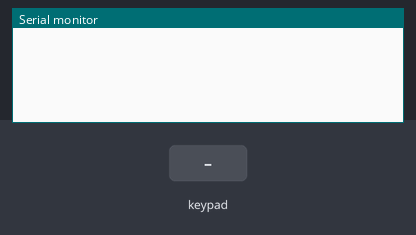
The sketch below on a simulated Arduino Uno, built with avr-gcc and run on an emulated ATmega328P. Shown: the last lines printed to the serial monitor. The inputs (shaded band) are chosen by the test bench.

Above: at 1.2 s.
1.3 s: key '1' pressed
At 2.1 s:
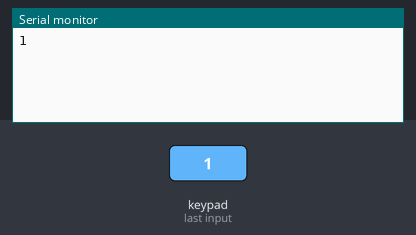
2.8 s: keypad keys 5 4 3 2 # pressed 0.4 s apart
At 5.6 s:
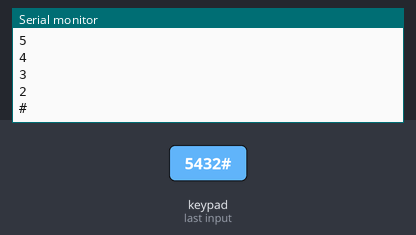
6.3 s: key 'A' pressed
At 7.3 s:
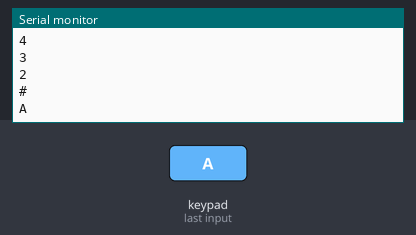
7.8 s: keypad keys 5 4 3 2 * pressed 0.4 s apart
At 10.7 s:
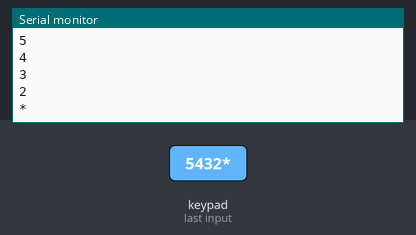
11.3 s: key 'B' pressed
At 12.1 s:
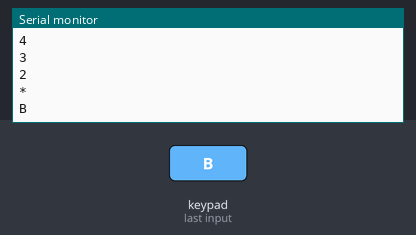
12.8 s: keypad keys 5 4 3 2 D pressed 0.4 s apart
At 15.6 s:
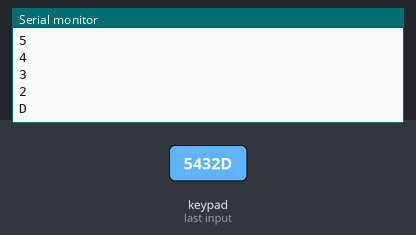
Timing chart, 0 to 17.1 s (numbered marks = the images above; inputs shaded):
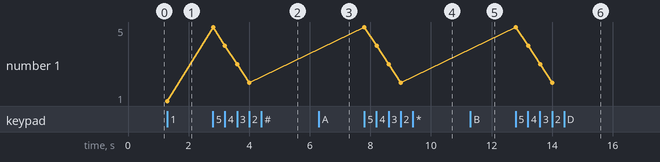

Measured:
- after the input at 1.3 s, the serial monitor: prints a new line at once (image 1)
- after the input at 2.8 s, the serial monitor: prints a new line at once (image 2)
- after the input at 6.3 s, the serial monitor: prints a new line at once (image 3)
- after the input at 7.8 s, the serial monitor: prints a new line at once (image 4)
- after the input at 11.3 s, the serial monitor: prints a new line at once (image 5)
- after the input at 12.8 s, the serial monitor: prints a new line at once (image 6)
- plotted number 1: 1 → 2 after the input at 2.8 s

The sketch:

sketch.ino
```cpp
#include <Keypad.h>

const byte ROWS = 4;
const byte COLS = 4;
char hexaKeys[ROWS][COLS] = {
{'1', '2', '3', 'A'},
{'4', '5', '6', 'B'},
{'7', '8', '9', 'C'},
{'*', '0', '#', 'D'} };
byte rowPins[ROWS] = {5, 4, 3, 2};
byte colPins[COLS] = {9, 8, 7, 6};
Keypad customKeypad = Keypad(makeKeymap(hexaKeys), rowPins, colPins, ROWS, COLS);

int value = 0;
int x, y = 0;
int xCenter, yCenter;


void setup() {
  pinMode(10, INPUT_PULLUP); //set pin 7 as an input and enable the internal pull-up resistor
  xCenter = analogRead(A0);
  yCenter = analogRead(A1);

  Serial.begin(9600);
}


void loop() {
  // Keypad
  char customKey = customKeypad.getKey();
  if (customKey)
    Serial.println(customKey);

  // Joystick
  //x = analogRead(A0) - xCenter;
  //y = -(analogRead(A1) - yCenter);
  //value = digitalRead(10);

  //Serial.print("X: "); Serial.print(x, DEC);
  //Serial.print(" | Y: "); Serial.print(y, DEC);
  //Serial.print(" | B: "); Serial.print(value, DEC);
  //Serial.println();

  //delay(500);
}
```
